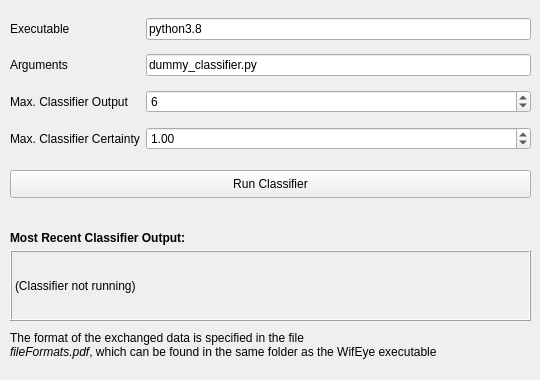
      <widget class="QWidget" name="RTClassification_2">
       <attribute name="icon">
        <iconset resource="csiguiresources.qrc">
         <normaloff>:/icons/icons/classification.svg</normaloff>:/icons/icons/classification.svg</iconset>
       </attribute>
       <attribute name="title">
        <string>Real-Time Classification</string>
       </attribute>
       <widget class="QPushButton" name="pbRunClassifier">
        <property name="geometry">
         <rect>
          <x>10</x>
          <y>170</y>
          <width>521</width>
          <height>28</height>
         </rect>
        </property>
        <property name="text">
         <string>Run Classifier</string>
        </property>
        <property name="checkable">
         <bool>false</bool>
        </property>
       </widget>
       <widget class="QLabel" name="lClassifierOutput">
        <property name="geometry">
         <rect>
          <x>10</x>
          <y>250</y>
          <width>521</width>
          <height>71</height>
         </rect>
        </property>
        <property name="toolTip">
         <string>Most recent output of the classifier.</string>
        </property>
        <property name="statusTip">
         <string>Most recent output of the classifier.</string>
        </property>
        <property name="frameShape">
         <enum>QFrame::Box</enum>
        </property>
        <property name="frameShadow">
         <enum>QFrame::Raised</enum>
        </property>
        <property name="text">
         <string>(Classifier not running)</string>
        </property>
       </widget>
       <widget class="QLabel" name="label_28">
        <property name="geometry">
         <rect>
          <x>10</x>
          <y>230</y>
          <width>261</width>
          <height>16</height>
         </rect>
        </property>
        <property name="text">
         <string>&lt;html&gt;&lt;head/&gt;&lt;body&gt;&lt;p&gt;&lt;span style=&quot; font-weight:600;&quot;&gt;Most Recent Classifier Output:&lt;/span&gt;&lt;/p&gt;&lt;/body&gt;&lt;/html&gt;</string>
        </property>
       </widget>
       <widget class="QWidget" name="gridLayoutWidget">
        <property name="geometry">
         <rect>
          <x>10</x>
          <y>10</y>
          <width>521</width>
          <height>151</height>
         </rect>
        </property>
        <layout class="QGridLayout" name="gridLayout_2">
         <item row="1" column="0">
          <widget class="QLabel" name="label_26">
           <property name="text">
            <string>Arguments</string>
           </property>
          </widget>
         </item>
         <item row="1" column="1">
          <widget class="QLineEdit" name="leClassifierArguments">
           <property name="statusTip">
            <string>Command line parameters passed to the classifier's executable</string>
           </property>
           <property name="text">
            <string>dummy_classifier.py</string>
           </property>
          </widget>
         </item>
         <item row="2" column="0">
          <widget class="QLabel" name="label_27">
           <property name="text">
            <string>Max. Classifier Output</string>
           </property>
          </widget>
         </item>
         <item row="2" column="1">
          <widget class="QSpinBox" name="sbMaxClass">
           <property name="toolTip">
            <string>Number of output classes. It is assumed that the classifier can group the input into this number of classes, which are indexed from 1 to this number.</string>
           </property>
           <property name="statusTip">
            <string>Number of output classes.</string>
           </property>
           <property name="maximum">
            <number>100</number>
           </property>
           <property name="value">
            <number>6</number>
           </property>
          </widget>
         </item>
         <item row="0" column="1">
          <widget class="QLineEdit" name="leClassifierExecutable">
           <property name="statusTip">
            <string>Executable of the classifier to run.</string>
           </property>
           <property name="text">
            <string>python3.8</string>
           </property>
          </widget>
         </item>
         <item row="0" column="0">
          <widget class="QLabel" name="label_25">
           <property name="text">
            <string>Executable</string>
           </property>
          </widget>
         </item>
         <item row="3" column="0">
          <widget class="QLabel" name="label_2">
           <property name="text">
            <string>Max. Classifier Certainty</string>
           </property>
          </widget>
         </item>
         <item row="3" column="1">
          <widget class="QDoubleSpinBox" name="dsbMaxClassCertainty">
           <property name="toolTip">
            <string>The classifier may annotate its classification with a certainty value, which is assumed to lie between 0 and the selceted value.</string>
           </property>
           <property name="statusTip">
            <string>The classifier may annotate its classification with a certainty value, which is assumed to lie between 0 and the selceted value.</string>
           </property>
           <property name="value">
            <double>1.000000000000000</double>
           </property>
          </widget>
         </item>
        </layout>
       </widget>
       <widget class="QLabel" name="label_8">
        <property name="geometry">
         <rect>
          <x>10</x>
          <y>320</y>
          <width>511</width>
          <height>51</height>
         </rect>
        </property>
        <property name="text">
         <string>&lt;html&gt;&lt;head/&gt;&lt;body&gt;&lt;p&gt;The format of the exchanged data is specified in the file&lt;br/&gt;&lt;span style=&quot; font-style:italic;&quot;&gt;fileFormats.pdf&lt;/span&gt;, which can be found in the same folder as the WifEye executable&lt;/p&gt;&lt;/body&gt;&lt;/html&gt;</string>
        </property>
       </widget>
      </widget>
